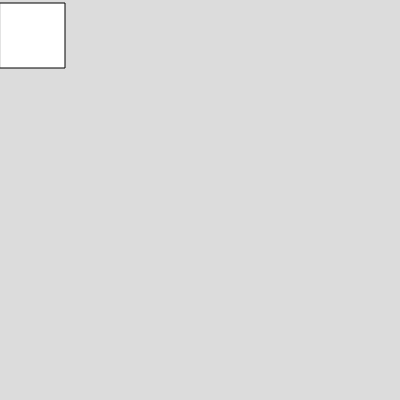
Frame 1 (no input)
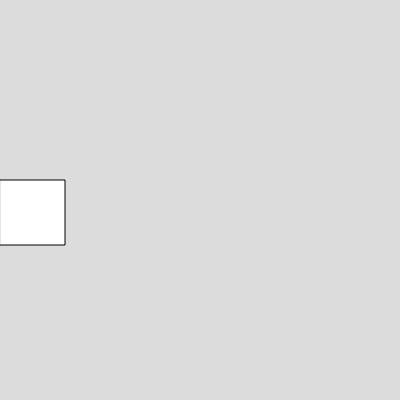
Frame 60 (no input)
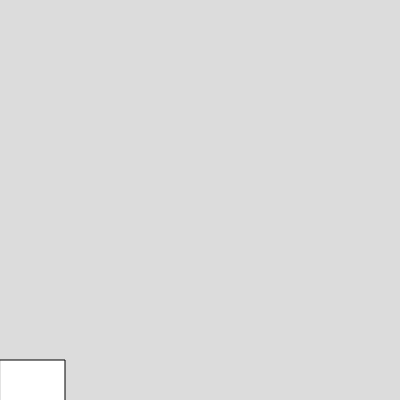
Frame 120 (the mouse pressed at the canvas centre since frame 60)

The p5.js sketch that drew these frames (run headless with seeded random() and noise() and a simulated clock; from frame 60 on, the mouse is pressed at the canvas centre):

// p5.js sketch
// ── sketch.js
// Project Title
// Your Name
// Date
//
// Extra for Experts:
// - describe what you did to take this project "above and beyond"


let x = 0;
let y = 0;
let squareSize = 65;
let canSpeed = 3;
let state = "down";

function setup() {
  createCanvas(400, 400);
}

function draw() {
  background(220);
  
  if (state === "down" || state === "downRight" || state === "downLeft") {
    y += canSpeed;
    if (y + squareSize === height || (x + squareSize === 0 || x + squareSize === width)) {
      state = "timeToExplode";
      y = height - squareSize;
    }
  }

  if (state === "timeToExplode") {
    x = 0;
    y = 0;
  }
  
  square(x, y, squareSize);
}

// function everythingDown() {}

// function moveCamera() {
//   if (y >= hieght / 1.5) {
//     everythingDown();
//   }
// }
